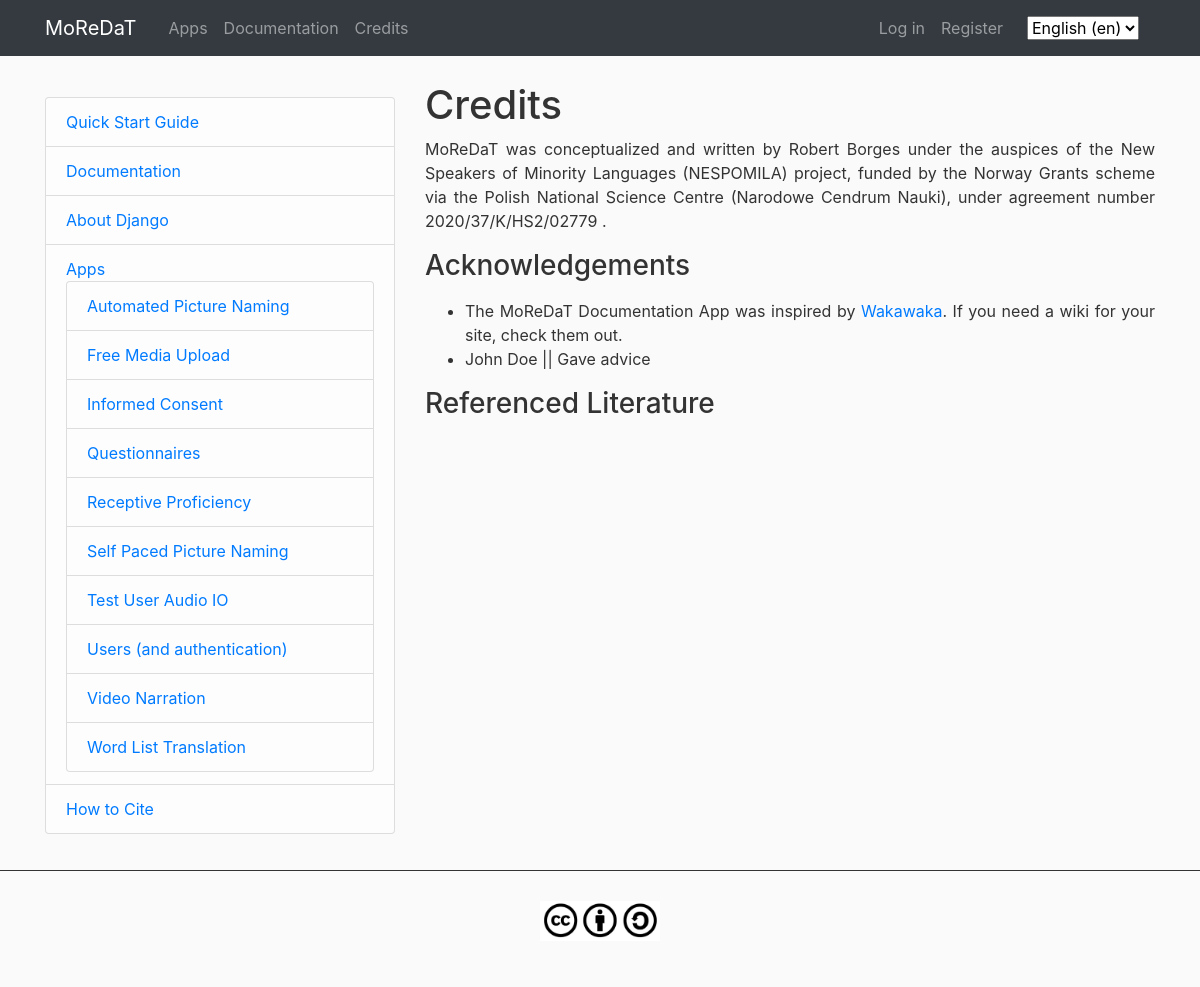
/en/credits/, run on an earlier commit of the app's database.
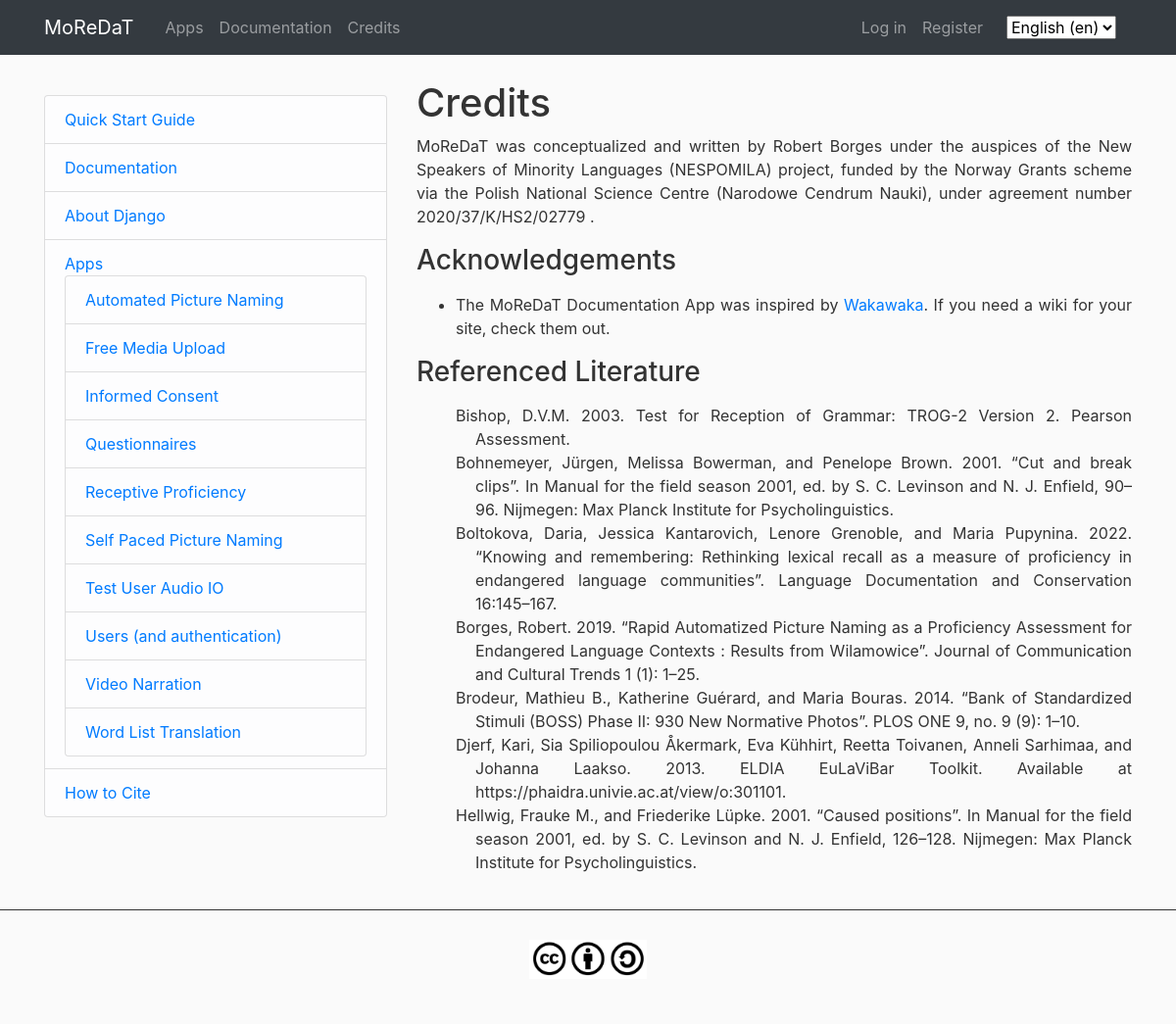
And on a later commit of the database.
### main/models.py (models this page shows)
class AcknowledgedContribution(models.Model):
	person = models.CharField(max_length=255)
	reason = models.CharField(max_length=510)

class CitedReference(models.Model):
	item_title = models.CharField(max_length=510)
	creators = models.TextField(blank=True)
	production_date = models.CharField(max_length=11)
	persistent_id = models.CharField(max_length=510, blank=True)
	full_reference = models.TextField()

### main/views.py (the view)
# urls.py: path('credits/', main_views.credits_view, name='credits'),
def credits_view(request):
	context = {
		"title": "MoReDaT Credits"
	}
	context['acknowledgements'] = AcknowledgedContribution.objects.all()
	context['references'] = CitedReference.objects.all().order_by('creators')
	return render(request, 'main/credits.html', context)

### main/templatetags/main_custom_tags.py (called while the page is built)
@register.filter
def custom_redir_lang(url_fullpath):
	ls_urls = url_fullpath.split('/')
	del ls_urls[1]
	return '/'.join(ls_urls)

### main/templates/main/credits.html
{% extends 'main/main-base.html' %}
{% load i18n %}
{% block content %}
	{% include './main-sidebar.html' %}
	<div class="col-lg-8 col-md-12">
		<h1>{% translate 'Credits' %}</h1>
		<p>{% translate 'MoReDaT was conceptualized and written by Robert Borges under the auspices of the New Speakers of Minority Languages (NESPOMILA) project, funded by the Norway Grants scheme via the Polish National Science Centre (Narodowe Cendrum Nauki), under agreement number 2020/37/K/HS2/02779 .' %}</p>
		<h3>{% translate 'Acknowledgements' %}</h3>
		<p>
			<ul>
				<li>{% translate 'The MoReDaT Documentation App was inspired by' %}&nbsp;<a href="https://github.com/bartTC/django-wakawaka">Wakawaka</a>. {% translate 'If you need a wiki for your site, check them out.' %}</li>
                {% for a in acknowledgements %}
                    <li>{{ a.person }} || {{ a.reason }}</li>
                {% endfor %}
			</ul>
		</p>
    <h3>{% translate 'Referenced Literature' %}</h3>
    <p>
        <ul style="list-style:none;">
        {% for r in references %}
            <li class="hang">{{r.full_reference}}</li>
        {% endfor %}
        </ul>
    </p>
	</div>
{% endblock %}

What changed in the data, as far as the page shows it:
removed AcknowledgedContribution: person "John Doe", reason "Gave advice"
added CitedReference: full_reference "Bishop, D.V.M. 2003. Test for Reception of Grammar: TROG-2 Version 2. Pearson Assessment."
added CitedReference: full_reference "Bohnemeyer, Jürgen, Melissa Bowerman, and Penelope Brown. 2001. “Cut and break clips”. In Manual for the field season 2001, ed. by S. C. Levinson and N. J. Enfield, 90–96. Nijmegen: Max Planck Institute for Psycholinguistics."
added CitedReference: full_reference "Boltokova, Daria, Jessica Kantarovich, Lenore Grenoble, and Maria Pupynina. 2022. “Knowing and remembering: Rethinking lexical recall as a measure of proficiency in endangered language communities”. Language Documentation and Conservation 16:145–167."
added CitedReference: full_reference "Borges, Robert. 2019. “Rapid Automatized Picture Naming as a Proficiency Assessment for Endangered Language Contexts : Results from Wilamowice”. Journal of Communication and Cultural Trends 1 (1): 1–25."
added CitedReference: full_reference "Brodeur, Mathieu B., Katherine Guérard, and Maria Bouras. 2014. “Bank of Standardized Stimuli (BOSS) Phase II: 930 New Normative Photos”. PLOS ONE 9, no. 9 (9): 1–10."
added CitedReference: full_reference "Djerf, Kari, Sia Spiliopoulou Åkermark, Eva Kühhirt, Reetta Toivanen, Anneli Sarhimaa, and Johanna Laakso. 2013. ELDIA EuLaViBar Toolkit. Available at https://phaidra.univie.ac.at/view/o:301101."
added CitedReference: full_reference "Hellwig, Frauke M., and Friederike Lüpke. 2001. “Caused positions”. In Manual for the field season 2001, ed. by S. C. Levinson and N. J. Enfield, 126–128. Nijmegen: Max Planck Institute for Psycholinguistics."
